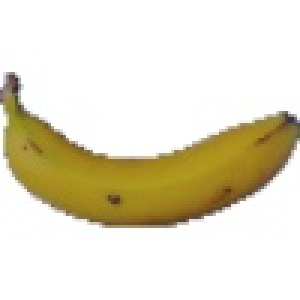
#> input picture data/class0/101_100.jpg, 100 x 100 px (shown 3 times larger); its folder holds only this picture in this run
$ python data1.py
#> lines starting #> are read from the running program, lines starting #| are printed output that depends on the picture
import numpy as np
import os
from matplotlib import pyplot as plt
import cv2
import random
import pickle

file_list = []
class_list = []

DATADIR = "data"

# All the categories you want your neural network to detect
CATEGORIES = ["class0", "class1", "class2"]

# The size of the images that your neural network will use
IMG_SIZE = 50

# Checking or all images in the data folder
for category in CATEGORIES :
    path = os.path.join(DATADIR, category)
    for img in os.listdir(path):
        img_array = cv2.imread(os.path.join(path, img), cv2.IMREAD_GRAYSCALE)
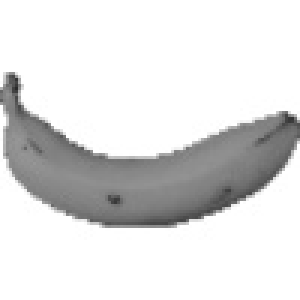
#> img_array: shape (100, 100) (shown 3 times larger); min 42, max 255, mean 223.1
#> pass 2 of the loop `for category in CATEGORIES :`:
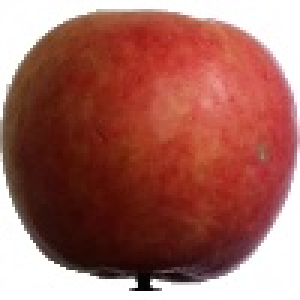
#> input picture data/class1/121_100.jpg, 100 x 100 px (shown 3 times larger)
#> `img_array = cv2.imread(os.path.join(path, img), cv2.IMREAD_GRAYSCALE)`:
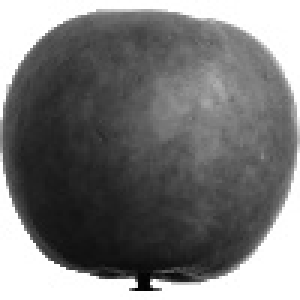
#> img_array: shape (100, 100) (shown 3 times larger); min 1, max 255, mean 119.8
#> (the run stopped early here; a loop or call above may not have finished)
